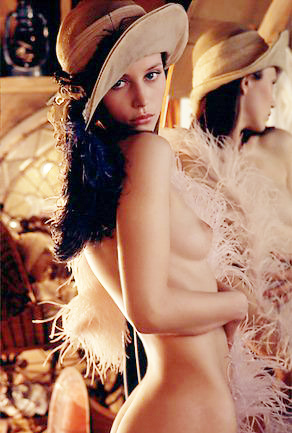
#> input picture 55-YuShaowei/test.jpg, 292 x 433 px
$ python homework1.py
#> lines starting #> are read from the running program, lines starting #| are printed output that depends on the picture; after the words box and inside, x2 and y2 are one past the last pixel; in counts of white or black regions, pixels touching at a corner belong together
import cv2
import matplotlib.pyplot as plt

img = cv2.imread("test.jpg")
#> img is the input picture: shape (433, 292, 3); mean B, G, R 101.5, 122.7, 166.5
b, g, r = cv2.split(img)
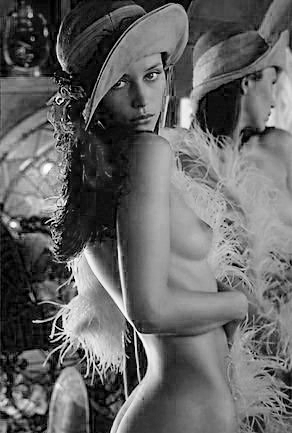
#> b: shape (433, 292); min 0, max 255, mean 101.5
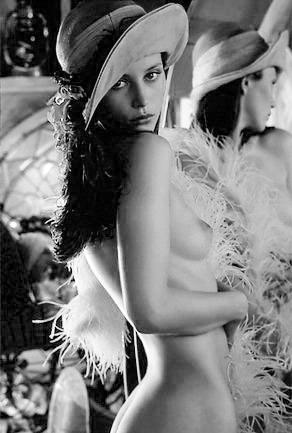
#> g: shape (433, 292); min 0, max 255, mean 122.7
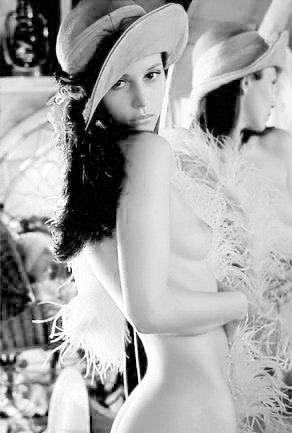
#> r: shape (433, 292); min 0, max 255, mean 166.5
img_rgb = cv2.merge((r, g, b))  # r b 对调
# img_rgb2 = plt.imread("test.jpg")
img_gray = cv2.cvtColor(img, cv2.COLOR_BGR2GRAY)    # 灰度化
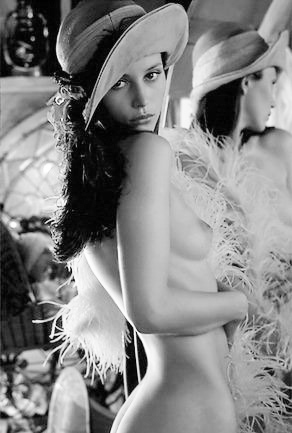
#> img_gray: shape (433, 292); min 0, max 255, mean 133.4
# print(img_gray, 'img_gray')
# cv2.imshow("img_gray", img_gray)
# cv2.waitKey()

_, img_bw = cv2.threshold(img_gray, 127, 255, cv2.THRESH_BINARY)    # 二值化
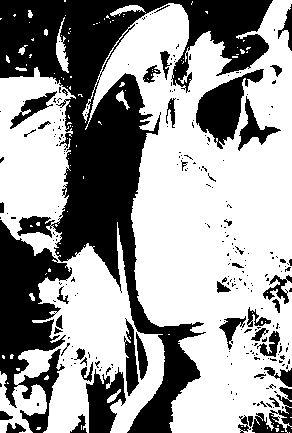
#> img_bw: shape (433, 292); 60.6% white; 258 black regions (214 under 20 px), largest, box (x1, y1, x2, y2) and area: (0, 0, 273, 433) 31097, (0, 220, 72, 433) 7627, (196, 69, 264, 149) 2345
# [4 lines of commented-out code are left out]

plt.subplot(221), plt.imshow(img), plt.title("Original-bgr")
plt.subplot(222), plt.imshow(img_rgb), plt.title("Original-rgb")
plt.subplot(223), plt.imshow(img_gray, "gray"), plt.title("Gray")
plt.subplot(224), plt.imshow(img_bw, "gray"), plt.title("Black-White")
plt.show()
#> figure, not shown here; B, G, R data is drawn as R, G, B
